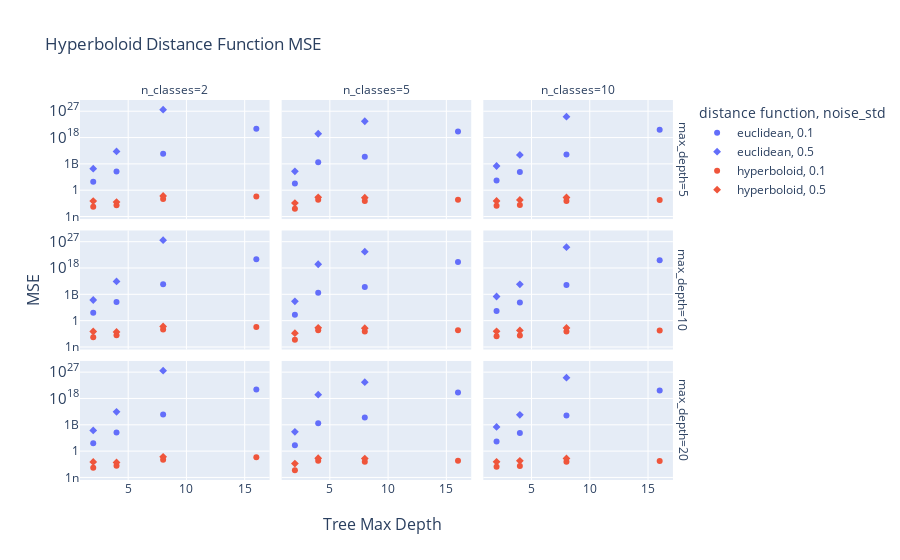

Source (notebook cell):
### Code cell
fig = px.scatter(
    df,
    x='n_dim',
    y='hdt_reg_mse mean',
    log_y=True,
    color='distance function',
    facet_col='n_classes',
    facet_row='max_depth',
    symbol='noise_std',
    title='Hyperboloid Distance Function MSE',
    hover_data=['hdt_reg_mse mean', 'edt_reg_mse mean'],
    )

# set all facet axis titles to blank
# fig.for_each_yaxis(lambda y: y.update(title = ''))
for axis in fig.layout:
    if type(fig.layout[axis]) == go.layout.YAxis or type(fig.layout[axis]) == go.layout.XAxis:
        fig.layout[axis].title.text = ''

# fig.update_layout(
#     xaxis_title='Dimension',
#     yaxis3_title='MSE',
# )

fig.add_annotation(
    x=-0.1, y=0.5,
    text="MSE",
    textangle=-90,
    xref="paper", yref="paper",
    showarrow=False,
    font=dict(size=16)
    )
fig.add_annotation(
    x=0.5, y=-0.15,
    text="Tree Max Depth",
    xref="paper", yref="paper",
    showarrow=False,
    font=dict(size=16),
    )


fig.show()

### Figure 1 — Plotly figure (JSON) as saved in the notebook; plotly's stock layout.template omitted (floating-point values rounded to 4 significant figures)
{"data": [{"customdata": [[190100.0], [2006000.0], [2932000000000.0], [1122602621985455100]], "hovertemplate": "distance function=euclidean<br>noise_std=0.1<br>max_depth=5<br>n_classes=2<br>n_dim=%{x}<br>hdt_reg_mse mean=%{y}<br>edt_reg_mse mean=%{customdata[0]}<extra></extra>", "legendgroup": "euclidean, 0.1", "marker": {"color": "#636efa", "symbol": "circle"}, "mode": "markers", "name": "euclidean, 0.1", "orientation": "v", "showlegend": true, "type": "scatter", "x": [2, 4, 8, 16], "xaxis": "x7", "y": [736.9, 2686000.0, 2940000000000.0, 1.077e+21], "yaxis": "y7"}, {"customdata": [[181900.0], [2461000000.0], [233900000000.0], [3314471481110473000]], "hovertemplate": "distance function=euclidean<br>noise_std=0.1<br>max_depth=5<br>n_classes=5<br>n_dim=%{x}<br>hdt_reg_mse mean=%{y}<br>edt_reg_mse mean=%{customdata[0]}<extra></extra>", "legendgroup": "euclidean, 0.1", "marker": {"color": "#636efa", "symbol": "circle"}, "mode": "markers", "name": "euclidean, 0.1", "orientation": "v", "showlegend": false, "type": "scatter", "x": [2, 4, 8, 16], "xaxis": "x8", "y": [199.1, 3336000000.0, 292300000000.0, 110487049571687330000], "yaxis": "y8"}, {"customdata": [[193300.0], [1704000.0], [450800000000.0], [4971480875456169000]], "hovertemplate": "distance function=euclidean<br>noise_std=0.1<br>max_depth=5<br>n_classes=10<br>n_dim=%{x}<br>hdt_reg_mse mean=%{y}<br>edt_reg_mse mean=%{customdata[0]}<extra></extra>", "legendgroup": "euclidean, 0.1", "marker": {"color": "#636efa", "symbol": "circle"}, "mode": "markers", "name": "euclidean, 0.1", "orientation": "v", "showlegend": false, "type": "scatter", "x": [2, 4, 8, 16], "xaxis": "x9", "y": [2074.0, 1567000.0, 1531000000000.0, 481636046548000830000], "yaxis": "y9"}, {"customdata": [[190200.0], [2004000.0], [2932000000000.0], [1122602620548048900]], "hovertemplate": "distance function=euclidean<br>noise_std=0.1<br>max_depth=10<br>n_classes=2<br>n_dim=%{x}<br>hdt_reg_mse mean=%{y}<br>edt_reg_mse mean=%{customdata[0]}<extra></extra>", "legendgroup": "euclidean, 0.1", "marker": {"color": "#636efa", "symbol": "circle"}, "mode": "markers", "name": "euclidean, 0.1", "orientation": "v", "showlegend": false, "type": "scatter", "x": [2, 4, 8, 16], "xaxis": "x4", "y": [487.2, 2548000.0, 3000000000000.0, 1.078e+21], "yaxis": "y4"}, {"customdata": [[181600.0], [2460000000.0], [233900000000.0], [3314471478487376000]], "hovertemplate": "distance function=euclidean<br>noise_std=0.1<br>max_depth=10<br>n_classes=5<br>n_dim=%{x}<br>hdt_reg_mse mean=%{y}<br>edt_reg_mse mean=%{customdata[0]}<extra></extra>", "legendgroup": "euclidean, 0.1", "marker": {"color": "#636efa", "symbol": "circle"}, "mode": "markers", "name": "euclidean, 0.1", "orientation": "v", "showlegend": false, "type": "scatter", "x": [2, 4, 8, 16], "xaxis": "x5", "y": [111.3, 3277000000.0, 298500000000.0, 110462543426020920000], "yaxis": "y5"}, {"customdata": [[193700.0], [1703000.0], [450800000000.0], [4971480874011210000]], "hovertemplate": "distance function=euclidean<br>noise_std=0.1<br>max_depth=10<br>n_classes=10<br>n_dim=%{x}<br>hdt_reg_mse mean=%{y}<br>edt_reg_mse mean=%{customdata[0]}<extra></extra>", "legendgroup": "euclidean, 0.1", "marker": {"color": "#636efa", "symbol": "circle"}, "mode": "markers", "name": "euclidean, 0.1", "orientation": "v", "showlegend": false, "type": "scatter", "x": [2, 4, 8, 16], "xaxis": "x6", "y": [1833.0, 1558000.0, 1538000000000.0, 485948106725119300000], "yaxis": "y6"}, {"customdata": [[190200.0], [2004000.0], [2932000000000.0], [1122602620548048900]], "hovertemplate": "distance function=euclidean<br>noise_std=0.1<br>max_depth=20<br>n_classes=2<br>n_dim=%{x}<br>hdt_reg_mse mean=%{y}<br>edt_reg_mse mean=%{customdata[0]}<extra></extra>", "legendgroup": "euclidean, 0.1", "marker": {"color": "#636efa", "symbol": "circle"}, "mode": "markers", "name": "euclidean, 0.1", "orientation": "v", "showlegend": false, "type": "scatter", "x": [2, 4, 8, 16], "xaxis": "x", "y": [485.6, 2537000.0, 3002000000000.0, 1.078e+21], "yaxis": "y"}, {"customdata": [[181600.0], [2460000000.0], [233900000000.0], [3314471478487376000]], "hovertemplate": "distance function=euclidean<br>noise_std=0.1<br>max_depth=20<br>n_classes=5<br>n_dim=%{x}<br>hdt_reg_mse mean=%{y}<br>edt_reg_mse mean=%{customdata[0]}<extra></extra>", "legendgroup": "euclidean, 0.1", "marker": {"color": "#636efa", "symbol": "circle"}, "mode": "markers", "name": "euclidean, 0.1", "orientation": "v", "showlegend": false, "type": "scatter", "x": [2, 4, 8, 16], "xaxis": "x2", "y": [105.7, 3277000000.0, 299200000000.0, 110508141984896650000], "yaxis": "y2"}, {"customdata": [[193700.0], [1703000.0], [450800000000.0], [4971480874011210000]], "hovertemplate": "distance function=euclidean<br>noise_std=0.1<br>max_depth=20<br>n_classes=10<br>n_dim=%{x}<br>hdt_reg_mse mean=%{y}<br>edt_reg_mse mean=%{customdata[0]}<extra></extra>", "legendgroup": "euclidean, 0.1", "marker": {"color": "#636efa", "symbol": "circle"}, "mode": "markers", "name": "euclidean, 0.1", "orientation": "v", "showlegend": false, "type": "scatter", "x": [2, 4, 8, 16], "xaxis": "x3", "y": [1803.0, 1557000.0, 1542000000000.0, 486048903834910650000], "yaxis": "y3"}, {"customdata": [[25440000.0], [15330000000000.0], [3.73e+27]], "hovertemplate": "distance function=euclidean<br>noise_std=0.5<br>max_depth=5<br>n_classes=2<br>n_dim=%{x}<br>hdt_reg_mse mean=%{y}<br>edt_reg_mse mean=%{customdata[0]}<extra></extra>", "legendgroup": "euclidean, 0.5", "marker": {"color": "#636efa", "symbol": "diamond"}, "mode": "markers", "name": "euclidean, 0.5", "orientation": "v", "showlegend": true, "type": "scatter", "x": [2, 4, 8], "xaxis": "x7", "y": [23010000.0, 17240000000000.0, 3.293e+27], "yaxis": "y7"}, {"customdata": [[438500.0], [17640070726921943000], [3.398e+23]], "hovertemplate": "distance function=euclidean<br>noise_std=0.5<br>max_depth=5<br>n_classes=5<br>n_dim=%{x}<br>hdt_reg_mse mean=%{y}<br>edt_reg_mse mean=%{customdata[0]}<extra></extra>", "legendgroup": "euclidean, 0.5", "marker": {"color": "#636efa", "symbol": "diamond"}, "mode": "markers", "name": "euclidean, 0.5", "orientation": "v", "showlegend": false, "type": "scatter", "x": [2, 4, 8], "xaxis": "x8", "y": [2851000.0, 19496451297581924000, 3.784e+23], "yaxis": "y8"}, {"customdata": [[174600000.0], [635700000000.0], [8.848e+22]], "hovertemplate": "distance function=euclidean<br>noise_std=0.5<br>max_depth=5<br>n_classes=10<br>n_dim=%{x}<br>hdt_reg_mse mean=%{y}<br>edt_reg_mse mean=%{customdata[0]}<extra></extra>", "legendgroup": "euclidean, 0.5", "marker": {"color": "#636efa", "symbol": "diamond"}, "mode": "markers", "name": "euclidean, 0.5", "orientation": "v", "showlegend": false, "type": "scatter", "x": [2, 4, 8], "xaxis": "x9", "y": [183500000.0, 1119000000000.0, 1.324e+25], "yaxis": "y9"}, {"customdata": [[25430000.0], [15330000000000.0], [3.73e+27]], "hovertemplate": "distance function=euclidean<br>noise_std=0.5<br>max_depth=10<br>n_classes=2<br>n_dim=%{x}<br>hdt_reg_mse mean=%{y}<br>edt_reg_mse mean=%{customdata[0]}<extra></extra>", "legendgroup": "euclidean, 0.5", "marker": {"color": "#636efa", "symbol": "diamond"}, "mode": "markers", "name": "euclidean, 0.5", "orientation": "v", "showlegend": false, "type": "scatter", "x": [2, 4, 8], "xaxis": "x4", "y": [11620000.0, 26850000000000.0, 3.293e+27], "yaxis": "y4"}, {"customdata": [[438900.0], [17640070722805205000], [3.398e+23]], "hovertemplate": "distance function=euclidean<br>noise_std=0.5<br>max_depth=10<br>n_classes=5<br>n_dim=%{x}<br>hdt_reg_mse mean=%{y}<br>edt_reg_mse mean=%{customdata[0]}<extra></extra>", "legendgroup": "euclidean, 0.5", "marker": {"color": "#636efa", "symbol": "diamond"}, "mode": "markers", "name": "euclidean, 0.5", "orientation": "v", "showlegend": false, "type": "scatter", "x": [2, 4, 8], "xaxis": "x5", "y": [3940000.0, 19502190466772648000, 3.784e+23], "yaxis": "y5"}, {"customdata": [[174600000.0], [635700000000.0], [8.848e+22]], "hovertemplate": "distance function=euclidean<br>noise_std=0.5<br>max_depth=10<br>n_classes=10<br>n_dim=%{x}<br>hdt_reg_mse mean=%{y}<br>edt_reg_mse mean=%{customdata[0]}<extra></extra>", "legendgroup": "euclidean, 0.5", "marker": {"color": "#636efa", "symbol": "diamond"}, "mode": "markers", "name": "euclidean, 0.5", "orientation": "v", "showlegend": false, "type": "scatter", "x": [2, 4, 8], "xaxis": "x6", "y": [184300000.0, 2643000000000.0, 1.324e+25], "yaxis": "y6"}, {"customdata": [[25430000.0], [15330000000000.0], [3.73e+27]], "hovertemplate": "distance function=euclidean<br>noise_std=0.5<br>max_depth=20<br>n_classes=2<br>n_dim=%{x}<br>hdt_reg_mse mean=%{y}<br>edt_reg_mse mean=%{customdata[0]}<extra></extra>", "legendgroup": "euclidean, 0.5", "marker": {"color": "#636efa", "symbol": "diamond"}, "mode": "markers", "name": "euclidean, 0.5", "orientation": "v", "showlegend": false, "type": "scatter", "x": [2, 4, 8], "xaxis": "x", "y": [11620000.0, 26850000000000.0, 3.293e+27], "yaxis": "y"}, {"customdata": [[438900.0], [17640070722805205000], [3.398e+23]], "hovertemplate": "distance function=euclidean<br>noise_std=0.5<br>max_depth=20<br>n_classes=5<br>n_dim=%{x}<br>hdt_reg_mse mean=%{y}<br>edt_reg_mse mean=%{customdata[0]}<extra></extra>", "legendgroup": "euclidean, 0.5", "marker": {"color": "#636efa", "symbol": "diamond"}, "mode": "markers", "name": "euclidean, 0.5", "orientation": "v", "showlegend": false, "type": "scatter", "x": [2, 4, 8], "xaxis": "x2", "y": [3938000.0, 19502227276250310000, 3.784e+23], "yaxis": "y2"}, {"customdata": [[174600000.0], [635700000000.0], [8.848e+22]], "hovertemplate": "distance function=euclidean<br>noise_std=0.5<br>max_depth=20<br>n_classes=10<br>n_dim=%{x}<br>hdt_reg_mse mean=%{y}<br>edt_reg_mse mean=%{customdata[0]}<extra></extra>", "legendgroup": "euclidean, 0.5", "marker": {"color": "#636efa", "symbol": "diamond"}, "mode": "markers", "name": "euclidean, 0.5", "orientation": "v", "showlegend": false, "type": "scatter", "x": [2, 4, 8], "xaxis": "x3", "y": [184300000.0, 2640000000000.0, 1.324e+25], "yaxis": "y3"}, {"customdata": [[199300.0], [193000.0], [189000.0], [183200.0]], "hovertemplate": "distance function=hyperboloid<br>noise_std=0.1<br>max_depth=5<br>n_classes=2<br>n_dim=%{x}<br>hdt_reg_mse mean=%{y}<br>edt_reg_mse mean=%{customdata[0]}<extra></extra>", "legendgroup": "hyperboloid, 0.1", "marker": {"color": "#EF553B", "symbol": "circle"}, "mode": "markers", "name": "hyperboloid, 0.1", "orientation": "v", "showlegend": true, "type": "scatter", "x": [2, 4, 8, 16], "xaxis": "x7", "y": [2.247e-06, 7.119e-06, 0.001005, 0.007267], "yaxis": "y7"}, {"customdata": [[222000.0], [214900.0], [210200.0], [198300.0]], "hovertemplate": "distance function=hyperboloid<br>noise_std=0.1<br>max_depth=5<br>n_classes=5<br>n_dim=%{x}<br>hdt_reg_mse mean=%{y}<br>edt_reg_mse mean=%{customdata[0]}<extra></extra>", "legendgroup": "hyperboloid, 0.1", "marker": {"color": "#EF553B", "symbol": "circle"}, "mode": "markers", "name": "hyperboloid, 0.1", "orientation": "v", "showlegend": false, "type": "scatter", "x": [2, 4, 8, 16], "xaxis": "x8", "y": [4.324e-07, 0.0004986, 0.0002076, 0.000487], "yaxis": "y8"}, {"customdata": [[196700.0], [202700.0], [194100.0], [194800.0]], "hovertemplate": "distance function=hyperboloid<br>noise_std=0.1<br>max_depth=5<br>n_classes=10<br>n_dim=%{x}<br>hdt_reg_mse mean=%{y}<br>edt_reg_mse mean=%{customdata[0]}<extra></extra>", "legendgroup": "hyperboloid, 0.1", "marker": {"color": "#EF553B", "symbol": "circle"}, "mode": "markers", "name": "hyperboloid, 0.1", "orientation": "v", "showlegend": false, "type": "scatter", "x": [2, 4, 8, 16], "xaxis": "x9", "y": [4.831e-06, 8.406e-06, 0.0002127, 0.0004256], "yaxis": "y9"}, {"customdata": [[199600.0], [192800.0], [189200.0], [183100.0]], "hovertemplate": "distance function=hyperboloid<br>noise_std=0.1<br>max_depth=10<br>n_classes=2<br>n_dim=%{x}<br>hdt_reg_mse mean=%{y}<br>edt_reg_mse mean=%{customdata[0]}<extra></extra>", "legendgroup": "hyperboloid, 0.1", "marker": {"color": "#EF553B", "symbol": "circle"}, "mode": "markers", "name": "hyperboloid, 0.1", "orientation": "v", "showlegend": false, "type": "scatter", "x": [2, 4, 8, 16], "xaxis": "x4", "y": [1.99e-06, 1.097e-05, 0.001022, 0.007268], "yaxis": "y4"}, {"customdata": [[222500.0], [214900.0], [209800.0], [198400.0]], "hovertemplate": "distance function=hyperboloid<br>noise_std=0.1<br>max_depth=10<br>n_classes=5<br>n_dim=%{x}<br>hdt_reg_mse mean=%{y}<br>edt_reg_mse mean=%{customdata[0]}<extra></extra>", "legendgroup": "hyperboloid, 0.1", "marker": {"color": "#EF553B", "symbol": "circle"}, "mode": "markers", "name": "hyperboloid, 0.1", "orientation": "v", "showlegend": false, "type": "scatter", "x": [2, 4, 8, 16], "xaxis": "x5", "y": [2.819e-07, 0.0004938, 0.0002125, 0.000487], "yaxis": "y5"}, {"customdata": [[196300.0], [203300.0], [194500.0], [194800.0]], "hovertemplate": "distance function=hyperboloid<br>noise_std=0.1<br>max_depth=10<br>n_classes=10<br>n_dim=%{x}<br>hdt_reg_mse mean=%{y}<br>edt_reg_mse mean=%{customdata[0]}<extra></extra>", "legendgroup": "hyperboloid, 0.1", "marker": {"color": "#EF553B", "symbol": "circle"}, "mode": "markers", "name": "hyperboloid, 0.1", "orientation": "v", "showlegend": false, "type": "scatter", "x": [2, 4, 8, 16], "xaxis": "x6", "y": [4.273e-06, 8.262e-06, 0.0002153, 0.0004309], "yaxis": "y6"}, {"customdata": [[199600.0], [192800.0], [189200.0], [183100.0]], "hovertemplate": "distance function=hyperboloid<br>noise_std=0.1<br>max_depth=20<br>n_classes=2<br>n_dim=%{x}<br>hdt_reg_mse mean=%{y}<br>edt_reg_mse mean=%{customdata[0]}<extra></extra>", "legendgroup": "hyperboloid, 0.1", "marker": {"color": "#EF553B", "symbol": "circle"}, "mode": "markers", "name": "hyperboloid, 0.1", "orientation": "v", "showlegend": false, "type": "scatter", "x": [2, 4, 8, 16], "xaxis": "x", "y": [1.988e-06, 1.082e-05, 0.001022, 0.007269], "yaxis": "y"}, {"customdata": [[222500.0], [214900.0], [209800.0], [198400.0]], "hovertemplate": "distance function=hyperboloid<br>noise_std=0.1<br>max_depth=20<br>n_classes=5<br>n_dim=%{x}<br>hdt_reg_mse mean=%{y}<br>edt_reg_mse mean=%{customdata[0]}<extra></extra>", "legendgroup": "hyperboloid, 0.1", "marker": {"color": "#EF553B", "symbol": "circle"}, "mode": "markers", "name": "hyperboloid, 0.1", "orientation": "v", "showlegend": false, "type": "scatter", "x": [2, 4, 8, 16], "xaxis": "x2", "y": [2.766e-07, 0.0004938, 0.0002128, 0.0004871], "yaxis": "y2"}, {"customdata": [[196300.0], [203300.0], [194500.0], [194800.0]], "hovertemplate": "distance function=hyperboloid<br>noise_std=0.1<br>max_depth=20<br>n_classes=10<br>n_dim=%{x}<br>hdt_reg_mse mean=%{y}<br>edt_reg_mse mean=%{customdata[0]}<extra></extra>", "legendgroup": "hyperboloid, 0.1", "marker": {"color": "#EF553B", "symbol": "circle"}, "mode": "markers", "name": "hyperboloid, 0.1", "orientation": "v", "showlegend": false, "type": "scatter", "x": [2, 4, 8, 16], "xaxis": "x3", "y": [4.204e-06, 8.231e-06, 0.0002158, 0.0004313], "yaxis": "y3"}, {"customdata": [[205700.0], [188700.0], [178500.0]], "hovertemplate": "distance function=hyperboloid<br>noise_std=0.5<br>max_depth=5<br>n_classes=2<br>n_dim=%{x}<br>hdt_reg_mse mean=%{y}<br>edt_reg_mse mean=%{customdata[0]}<extra></extra>", "legendgroup": "hyperboloid, 0.5", "marker": {"color": "#EF553B", "symbol": "diamond"}, "mode": "markers", "name": "hyperboloid, 0.5", "orientation": "v", "showlegend": true, "type": "scatter", "x": [2, 4, 8], "xaxis": "x7", "y": [0.0001962, 8.49e-05, 0.01081], "yaxis": "y7"}, {"customdata": [[216300.0], [203400.0], [199200.0]], "hovertemplate": "distance function=hyperboloid<br>noise_std=0.5<br>max_depth=5<br>n_classes=5<br>n_dim=%{x}<br>hdt_reg_mse mean=%{y}<br>edt_reg_mse mean=%{customdata[0]}<extra></extra>", "legendgroup": "hyperboloid, 0.5", "marker": {"color": "#EF553B", "symbol": "diamond"}, "mode": "markers", "name": "hyperboloid, 0.5", "orientation": "v", "showlegend": false, "type": "scatter", "x": [2, 4, 8], "xaxis": "x8", "y": [4.03e-05, 0.003625, 0.002712], "yaxis": "y8"}, {"customdata": [[198800.0], [203200.0], [186500.0]], "hovertemplate": "distance function=hyperboloid<br>noise_std=0.5<br>max_depth=5<br>n_classes=10<br>n_dim=%{x}<br>hdt_reg_mse mean=%{y}<br>edt_reg_mse mean=%{customdata[0]}<extra></extra>", "legendgroup": "hyperboloid, 0.5", "marker": {"color": "#EF553B", "symbol": "diamond"}, "mode": "markers", "name": "hyperboloid, 0.5", "orientation": "v", "showlegend": false, "type": "scatter", "x": [2, 4, 8], "xaxis": "x9", "y": [0.0002196, 0.0004627, 0.003144], "yaxis": "y9"}, {"customdata": [[206300.0], [188700.0], [178900.0]], "hovertemplate": "distance function=hyperboloid<br>noise_std=0.5<br>max_depth=10<br>n_classes=2<br>n_dim=%{x}<br>hdt_reg_mse mean=%{y}<br>edt_reg_mse mean=%{customdata[0]}<extra></extra>", "legendgroup": "hyperboloid, 0.5", "marker": {"color": "#EF553B", "symbol": "diamond"}, "mode": "markers", "name": "hyperboloid, 0.5", "orientation": "v", "showlegend": false, "type": "scatter", "x": [2, 4, 8], "xaxis": "x4", "y": [0.0001937, 0.0001379, 0.01082], "yaxis": "y4"}, {"customdata": [[216000.0], [203200.0], [199200.0]], "hovertemplate": "distance function=hyperboloid<br>noise_std=0.5<br>max_depth=10<br>n_classes=5<br>n_dim=%{x}<br>hdt_reg_mse mean=%{y}<br>edt_reg_mse mean=%{customdata[0]}<extra></extra>", "legendgroup": "hyperboloid, 0.5", "marker": {"color": "#EF553B", "symbol": "diamond"}, "mode": "markers", "name": "hyperboloid, 0.5", "orientation": "v", "showlegend": false, "type": "scatter", "x": [2, 4, 8], "xaxis": "x5", "y": [5.414e-05, 0.003626, 0.002712], "yaxis": "y5"}, {"customdata": [[199000.0], [203000.0], [186500.0]], "hovertemplate": "distance function=hyperboloid<br>noise_std=0.5<br>max_depth=10<br>n_classes=10<br>n_dim=%{x}<br>hdt_reg_mse mean=%{y}<br>edt_reg_mse mean=%{customdata[0]}<extra></extra>", "legendgroup": "hyperboloid, 0.5", "marker": {"color": "#EF553B", "symbol": "diamond"}, "mode": "markers", "name": "hyperboloid, 0.5", "orientation": "v", "showlegend": false, "type": "scatter", "x": [2, 4, 8], "xaxis": "x6", "y": [0.0002199, 0.0004658, 0.003146], "yaxis": "y6"}, {"customdata": [[206300.0], [188700.0], [178900.0]], "hovertemplate": "distance function=hyperboloid<br>noise_std=0.5<br>max_depth=20<br>n_classes=2<br>n_dim=%{x}<br>hdt_reg_mse mean=%{y}<br>edt_reg_mse mean=%{customdata[0]}<extra></extra>", "legendgroup": "hyperboloid, 0.5", "marker": {"color": "#EF553B", "symbol": "diamond"}, "mode": "markers", "name": "hyperboloid, 0.5", "orientation": "v", "showlegend": false, "type": "scatter", "x": [2, 4, 8], "xaxis": "x", "y": [0.0001937, 0.0001382, 0.01082], "yaxis": "y"}, {"customdata": [[216000.0], [203200.0], [199200.0]], "hovertemplate": "distance function=hyperboloid<br>noise_std=0.5<br>max_depth=20<br>n_classes=5<br>n_dim=%{x}<br>hdt_reg_mse mean=%{y}<br>edt_reg_mse mean=%{customdata[0]}<extra></extra>", "legendgroup": "hyperboloid, 0.5", "marker": {"color": "#EF553B", "symbol": "diamond"}, "mode": "markers", "name": "hyperboloid, 0.5", "orientation": "v", "showlegend": false, "type": "scatter", "x": [2, 4, 8], "xaxis": "x2", "y": [5.409e-05, 0.003626, 0.002712], "yaxis": "y2"}, {"customdata": [[199000.0], [203000.0], [186500.0]], "hovertemplate": "distance function=hyperboloid<br>noise_std=0.5<br>max_depth=20<br>n_classes=10<br>n_dim=%{x}<br>hdt_reg_mse mean=%{y}<br>edt_reg_mse mean=%{customdata[0]}<extra></extra>", "legendgroup": "hyperboloid, 0.5", "marker": {"color": "#EF553B", "symbol": "diamond"}, "mode": "markers", "name": "hyperboloid, 0.5", "orientation": "v", "showlegend": false, "type": "scatter", "x": [2, 4, 8], "xaxis": "x3", "y": [0.00022, 0.0004659, 0.003146], "yaxis": "y3"}], "layout": {"annotations": [{"showarrow": false, "text": "n_classes=2", "x": 0.1567, "xanchor": "center", "xref": "paper", "y": 1.0, "yanchor": "bottom", "yref": "paper"}, {"showarrow": false, "text": "n_classes=5", "x": 0.49, "xanchor": "center", "xref": "paper", "y": 1.0, "yanchor": "bottom", "yref": "paper"}, {"showarrow": false, "text": "n_classes=10", "x": 0.8233, "xanchor": "center", "xref": "paper", "y": 1.0, "yanchor": "bottom", "yref": "paper"}, {"showarrow": false, "text": "max_depth=20", "textangle": 90, "x": 0.98, "xanchor": "left", "xref": "paper", "y": 0.1567, "yanchor": "middle", "yref": "paper"}, {"showarrow": false, "text": "max_depth=10", "textangle": 90, "x": 0.98, "xanchor": "left", "xref": "paper", "y": 0.5, "yanchor": "middle", "yref": "paper"}, {"showarrow": false, "text": "max_depth=5", "textangle": 90, "x": 0.98, "xanchor": "left", "xref": "paper", "y": 0.8433, "yanchor": "middle", "yref": "paper"}, {"font": {"size": 16}, "showarrow": false, "text": "MSE", "textangle": -90, "x": -0.1, "xref": "paper", "y": 0.5, "yref": "paper"}, {"font": {"size": 16}, "showarrow": false, "text": "Tree Max Depth", "x": 0.5, "xref": "paper", "y": -0.15, "yref": "paper"}], "legend": {"title": {"text": "distance function, noise_std"}, "tracegroupgap": 0}, "title": {"text": "Hyperboloid Distance Function MSE"}, "xaxis": {"anchor": "y", "domain": [0, 0.3133], "title": {"text": ""}}, "xaxis2": {"anchor": "y2", "domain": [0.3333, 0.6467], "matches": "x", "title": {"text": ""}}, "xaxis3": {"anchor": "y3", "domain": [0.6667, 0.98], "matches": "x", "title": {"text": ""}}, "xaxis4": {"anchor": "y4", "domain": [0, 0.3133], "matches": "x", "showticklabels": false, "title": {"text": ""}}, "xaxis5": {"anchor": "y5", "domain": [0.3333, 0.6467], "matches": "x", "showticklabels": false, "title": {"text": ""}}, "xaxis6": {"anchor": "y6", "domain": [0.6667, 0.98], "matches": "x", "showticklabels": false, "title": {"text": ""}}, "xaxis7": {"anchor": "y7", "domain": [0, 0.3133], "matches": "x", "showticklabels": false, "title": {"text": ""}}, "xaxis8": {"anchor": "y8", "domain": [0.3333, 0.6467], "matches": "x", "showticklabels": false, "title": {"text": ""}}, "xaxis9": {"anchor": "y9", "domain": [0.6667, 0.98], "matches": "x", "showticklabels": false, "title": {"text": ""}}, "yaxis": {"anchor": "x", "domain": [0, 0.3133], "title": {"text": ""}, "type": "log"}, "yaxis2": {"anchor": "x2", "domain": [0, 0.3133], "matches": "y", "showticklabels": false, "title": {"text": ""}, "type": "log"}, "yaxis3": {"anchor": "x3", "domain": [0, 0.3133], "matches": "y", "showticklabels": false, "title": {"text": ""}, "type": "log"}, "yaxis4": {"anchor": "x4", "domain": [0.3433, 0.6567], "matches": "y", "title": {"text": ""}, "type": "log"}, "yaxis5": {"anchor": "x5", "domain": [0.3433, 0.6567], "matches": "y", "showticklabels": false, "title": {"text": ""}, "type": "log"}, "yaxis6": {"anchor": "x6", "domain": [0.3433, 0.6567], "matches": "y", "showticklabels": false, "title": {"text": ""}, "type": "log"}, "yaxis7": {"anchor": "x7", "domain": [0.6867, 1.0], "matches": "y", "title": {"text": ""}, "type": "log"}, "yaxis8": {"anchor": "x8", "domain": [0.6867, 1.0], "matches": "y", "showticklabels": false, "title": {"text": ""}, "type": "log"}, "yaxis9": {"anchor": "x9", "domain": [0.6867, 1.0], "matches": "y", "showticklabels": false, "title": {"text": ""}, "type": "log"}}}
